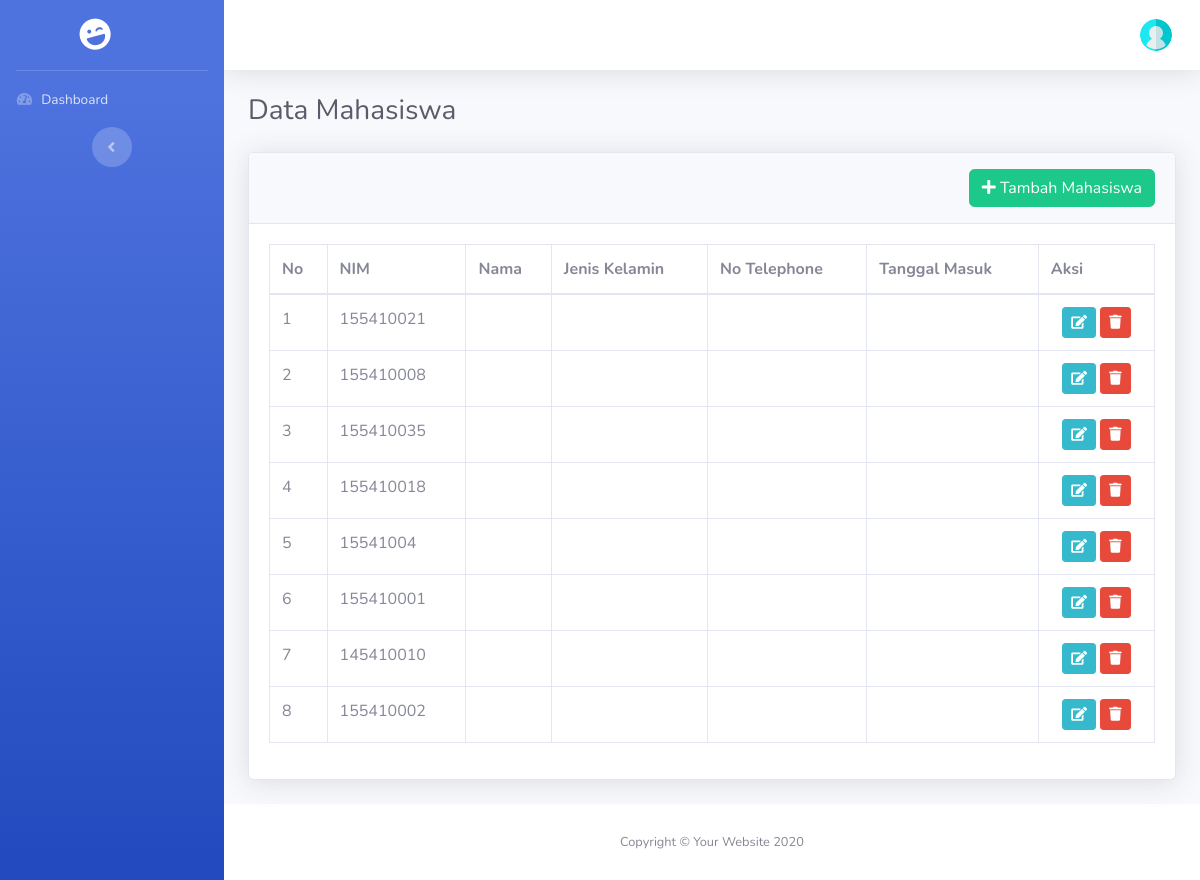
Page /index.php/admin/mahasiswa on the earlier database version.
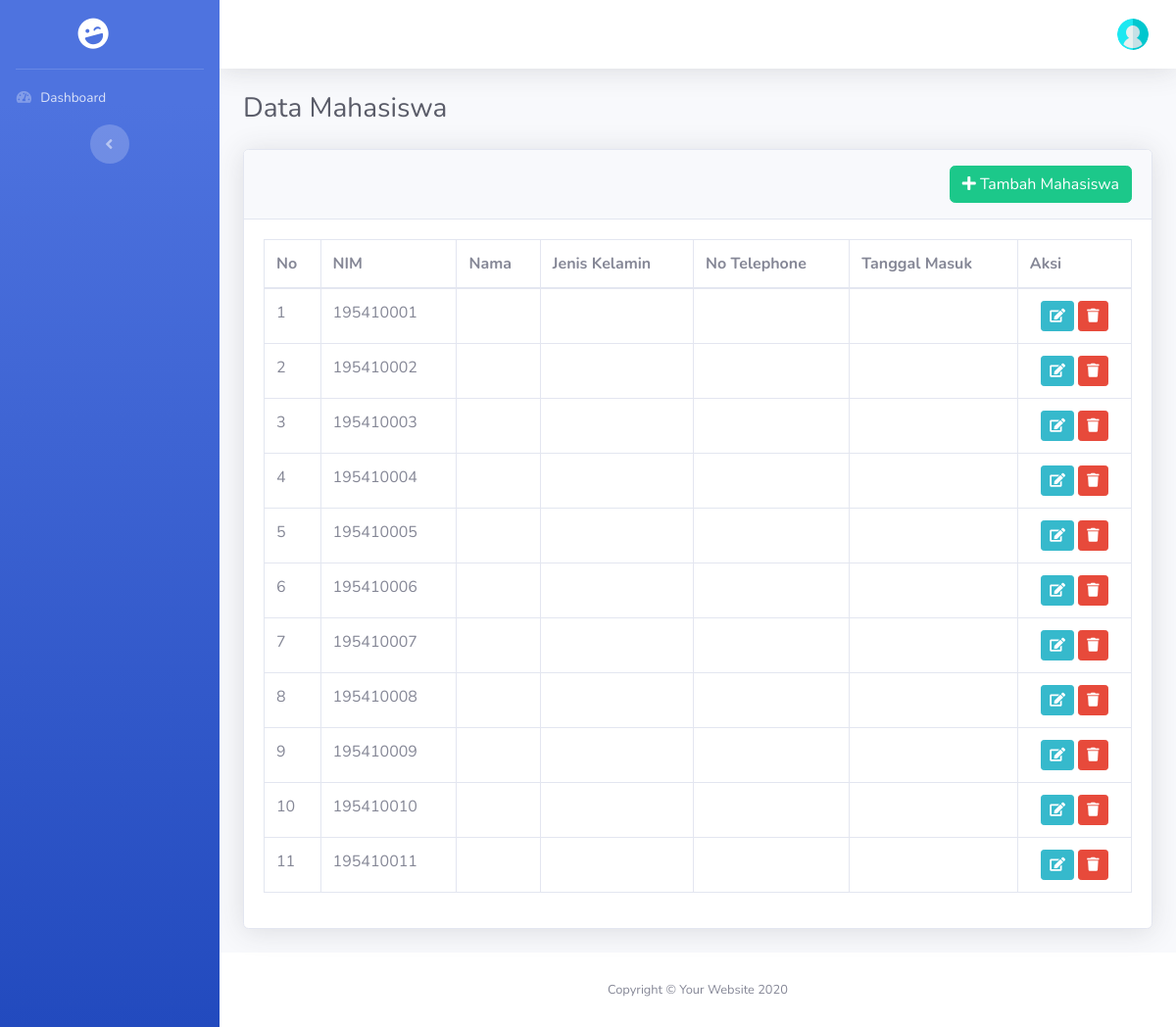
Same page on the later database version.
### tables this page shows
CREATE TABLE `mahasiswa` (
  `id` bigint NOT NULL AUTO_INCREMENT,
  `nim` bigint NOT NULL,
  `nama` varchar(255) NOT NULL,
  `password` varchar(255) NOT NULL,
  `jenis_kelamin` enum('laki-laki','perempuan') NOT NULL,
  `alamat` text NOT NULL,
  `tgl_masuk` date NOT NULL,
  `nomor_telephone` varchar(14) NOT NULL,
  `agama` enum('islam','kristen','katholik','hindu','budha','konghucu') NOT NULL,
  `email` varchar(255) NOT NULL,
  `id_dosen` bigint NOT NULL,
  PRIMARY KEY (`id`)
);

### application/controllers/Admin.php (called while the page is built, shortened)
<?php
class Admin extends CI_Controller
{
    function __construct()
    {
        $this->load->Model('M_admin','mod');
    }
    public function mahasiswa()
    {
        $data['halaman']    = "Data Mahasiswa";
        $data['mahasiswa']  = $this->mod->m_get_all_mahasiswa_plus_dosen();
        $this->load->view('head.php', $data);
        $this->load->view('sidebar.php');
        $this->load->view('header.php');
        $this->load->view('admin/mahasiswa/index.php', $data);
        $this->load->view('footer.php');
    }
}

### index.php (called while the page is built, shortened)
<?php
require_once BASEPATH.'core/CodeIgniter.php';

### application/models/M_admin.php (called while the page is built, shortened)
<?php
Class M_admin extends CI_Model
{
    public function m_get_all_mahasiswa_plus_dosen()
    {
        $this->db->select('a.id AS id_mahasiswa, a.nim, a.nama AS nama_mahasiswa, a.jenis_kelamin AS jk_mahasiswa, a.nomor_telephone AS no_hp_mhs, a.tgl_masuk AS tgl_masuk_mahasiswa, b.nama AS nama_dosen')
            ->from('mahasiswa AS a')
            ->join('dosen AS b','b.id = a.id_dosen', 'left');
        $query = $this->db->get_compiled_select();
        $data  = $this->db->query($query)->result_array();
        return $data;
    }
}

### application/views/admin/mahasiswa/index.php (the view, shortened to what this page needs)
<div class="container-fluid">
    <h1 class="h3 mb-4 text-gray-800">Data Mahasiswa</h1>
    <div class="card shadow mb-4">
        <div class="card-header py-3">
            <a href="<?php echo base_url('admin/tambah_mahasiswa')?>" class="btn btn-success float-right"><i class="fas fa-plus"></i>&nbsp;Tambah Mahasiswa</a>
        </div>
        <div class="card-body">
            <div class="table-responsive">
                <table class="table table-bordered" id="dataTable" width="100%" cellspacing="0">
                    <thead>
                        <tr>
                            <th>No</th>
                            <th>NIM</th>
                            <th>Nama</th>
                            <th>Jenis Kelamin</th>
                            <th>No Telephone</th>
                            <th>Tanggal Masuk</th>
                            <th>Aksi</th>
                        </tr>
                    </thead>
                    <tbody>
                        <?php
                            $i = 1;
                            foreach($mahasiswa as $mhs):?>
                            <tr>
                                <td><?php echo $i;?></td>
                                <td><?php echo $mhs['nim'];?></td>
                                <td><?php echo $mhs['nama'];?></td>
                                <td><?php echo $mhs['jenis_kelamin'];?></td>
                                <td><?php echo $mhs['nomor_telephone'];?></td>
                                <td><?php echo $mhs['tgl_masuk'];?></td>
                                <td class="text-center">
                                    <a href="<?php echo base_url('admin/edit_mahasiswa/').$mhs['id']?>" class="btn btn-info btn-sm"><i class="fas fa-edit"></i></a>
                                    <a href="<?php echo base_url('admin/hapus_mahasiswa/').$mhs['id']?>" class="btn btn-danger btn-sm"><i class="fas fa-trash"></i></a>
                                </td>
                            </tr>
                        <?php
                            $i++;
                            endforeach;?>
                    </tbody>
                </table>
            </div>
        </div>
    </div>
</div>

Differences in the rows shown:
removed mahasiswa: nim "155410002"
added mahasiswa: nim "195410001"
changed mahasiswa (number 2 of 11 on the later page): nim "155410021" → "195410002"
changed mahasiswa (number 3 of 11 on the later page): nim "155410008" → "195410003"
added mahasiswa: nim "195410004"
added mahasiswa: nim "195410005"
changed mahasiswa (number 6 of 11 on the later page): nim "155410035" → "195410006"
changed mahasiswa (number 7 of 11 on the later page): nim "155410018" → "195410007"
added mahasiswa: nim "195410008"
changed mahasiswa (number 9 of 11 on the later page): nim "15541004" → "195410009"
changed mahasiswa (number 10 of 11 on the later page): nim "155410001" → "195410010"
changed mahasiswa (number 11 of 11 on the later page): nim "145410010" → "195410011"
